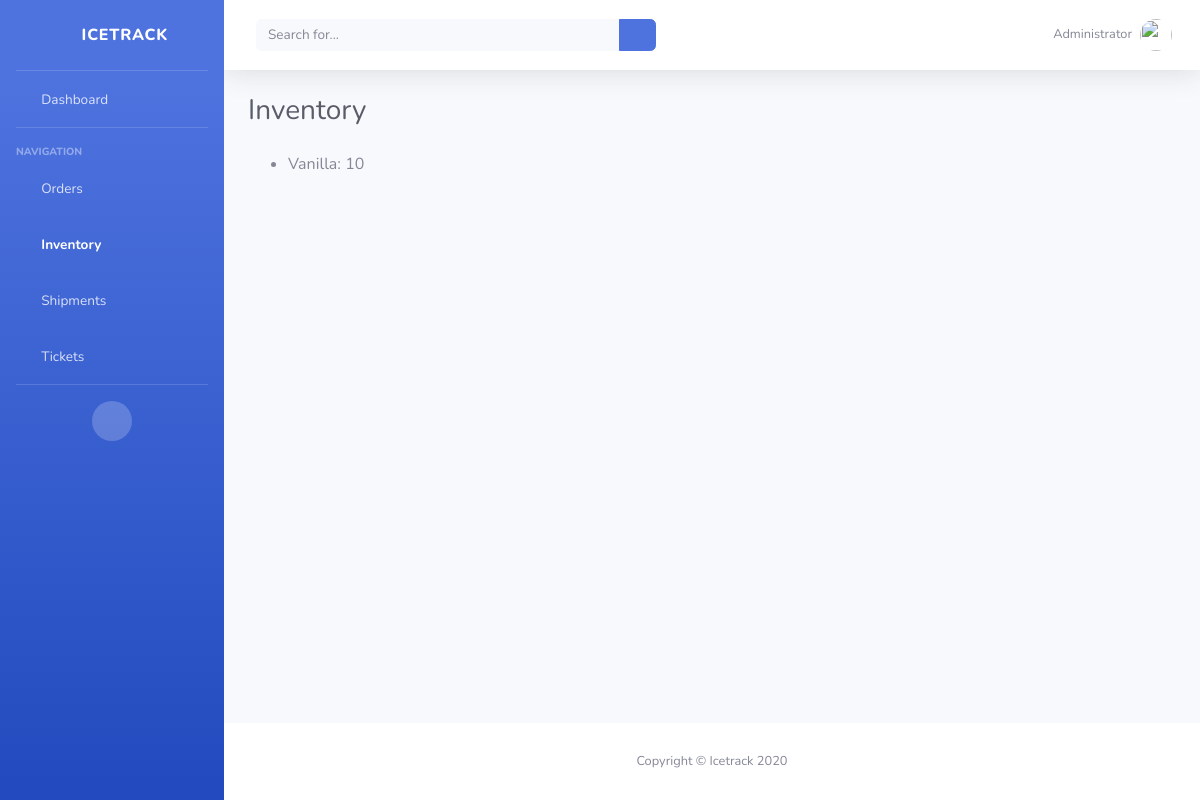
The app's page /inventory/3/, older data.
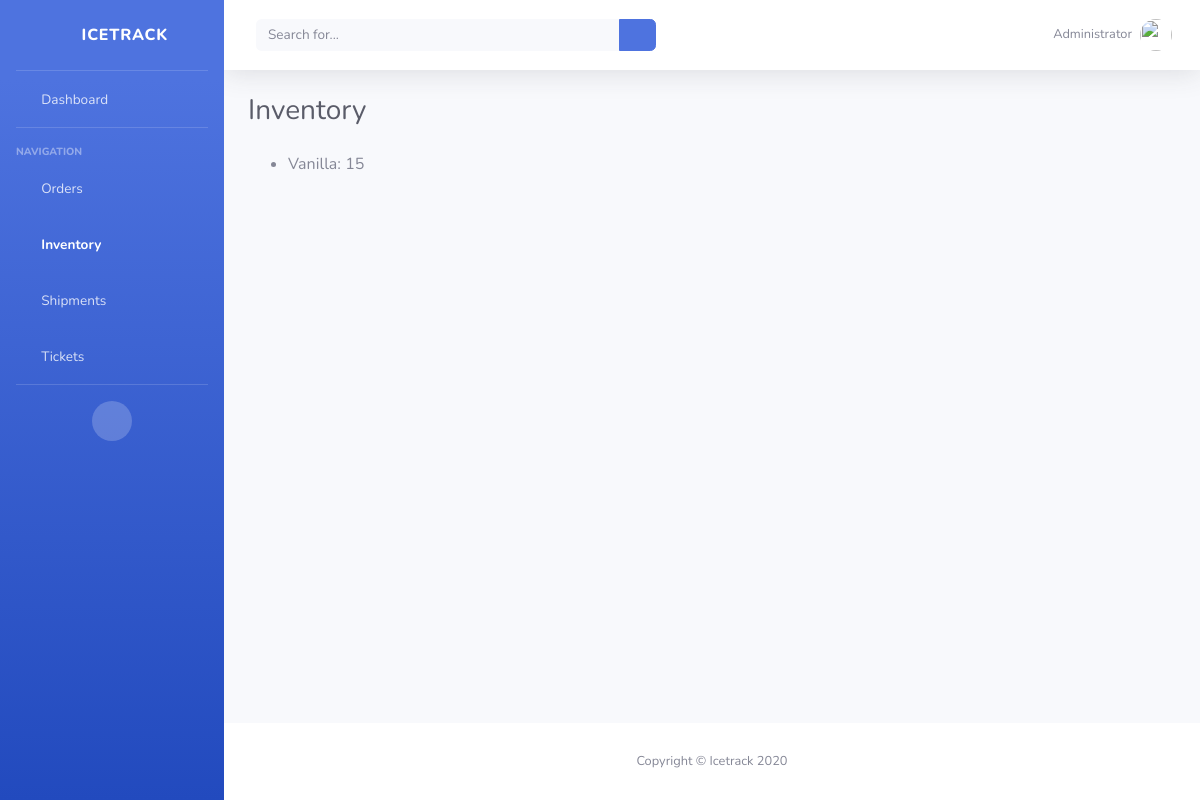
The same page, newer data.
### icetrack/models.py (models this page shows, shortened)
class Inventory(models.Model):
    STATE_CHOICES = [
        ('Actual', 'Actual'),
        ('Planned', 'Planned'),
        ('Spoilage', 'Spoilage'),
        ('Defective', 'Defective'),
    ]
    item_name = models.CharField(max_length=50, blank=True, null=True)
    quantity = models.IntegerField(default='0', blank=True, null=True)
    package_size = models.DecimalField(default='0', blank=True, null=True, \
        max_digits=3, decimal_places=1)
    state = models.CharField(max_length=10, choices=STATE_CHOICES, default='Planned')
    received_quantity = models.IntegerField(default='0', blank=True, null=True)
    received_by = models.CharField(max_length=50, blank=True, null=True)
    num_orders = models.IntegerField(default='0', blank=True, null=True)
    sold_quantity = models.IntegerField(default='0', blank=True, null=True)
    sold_by = models.CharField(max_length=50, blank=True, null=True)
    sold_to = models.CharField(max_length=50, blank=True, null=True)
    created_by = models.CharField(max_length=50, blank=True, null=True)
    reorder_level = models.IntegerField(default='0', blank=True, null=True)
    last_updated = models.DateTimeField(auto_now_add=False, auto_now=True)
    export_to_CSV = models.BooleanField(default=False)

### icetrack/views.py (the view)
# urls.py: path('inventory/<int:pk>/', InventoryDetailView.as_view(), name="inventory_detail"),
class InventoryDetailView(DetailView):
    model = Inventory
    template_name = 'inventory_detail.html'

### templates/inventory_detail.html (shortened to what this page needs)
{% extends 'base.html' %}
{% block content%}
<div class="container-fluid">
    <div class="d-sm-flex align-items-center justify-content-between mb-4">
        <h1 class="h3 mb-0 text-gray-800">Inventory</h1>
    </div>
    <ul>
        <li>{{ object.item_name }}: {{ object.quantity }}</li>
    </ul>
</div>
{% endblock content %}

Row changes from the older to the newer data that the page shows:
changed Inventory "Vanilla": quantity "10" → "15"
